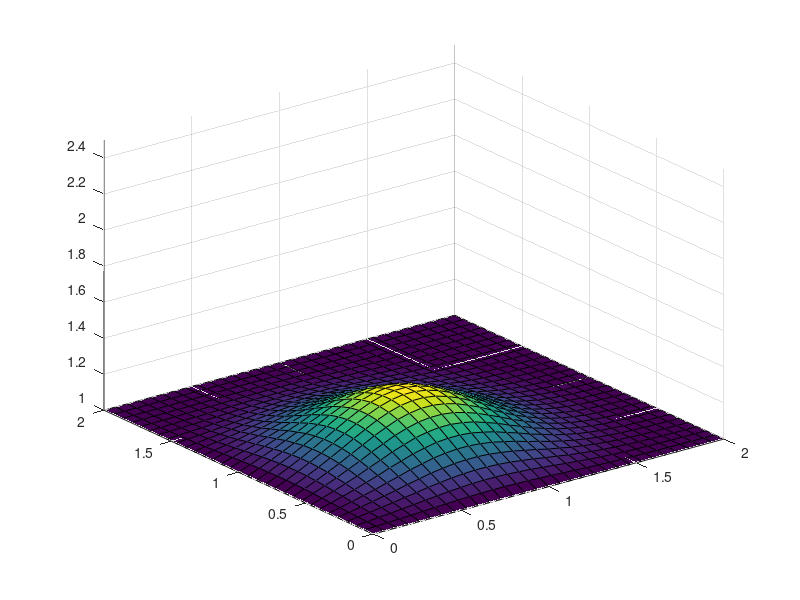

This figure's MATLAB source:
%% --------------- Step seven Lorena A. Barba - CFD -------------------- %%
%        2-D Diffusion - du/dt = vdu^2/dx^2 + vdu^2/dy^2 = 0
clear
clc
close all

% Initialization
nx = 31;                                    % Number of x grid points
ny = 31;                                    % Number of y grid points
nt = 50;                                    % Time
x_lower = 0;                                % x lower boundary
x_upper = 2;                                % x upper boundary
y_lower = 0;                                % y lower boundary
y_upper = 2;                                % y upper boundary
dx = (x_upper-x_lower)/(nx-1);              % x step size
dy = (y_upper-y_lower)/(ny-1);              % y step size
sigma = 0.25;                               % stabilty constant
vis = 0.05;                                 
dt = sigma*dx*dy/vis;                       % time step size

% Grid Generation
x = linspace(x_lower,x_upper,nx);           % x grid points
y = linspace(y_lower,y_upper,ny);           % y grid points
[X,Y] = meshgrid(x,y);                      % grid space

% Initial Conditions
u = ones(nx,ny);
un =ones(nx,ny);
for i = 1:nx
    for j = 1:ny
        if x(i) >= 0.5 && x(i) <= 1
            if y(j) >= 0.5 && y(j) <= 1
                u(i,j) = 2;
            end
        end
    end
end

% Main Loop
for t = 1:nt
    un = u;
    for i = 2:nx-1
        for j = 2:ny-1
            u(i,j) = un(i,j)+vis*(dt/dx^2)*(un(i+1,j)-2*un(i,j)+un(i-1,j))...
                +vis*(dt/dy^2)*(un(i,j+1)-2*un(i,j)+un(i,j-1));
        end
    end
    pause(0.1)
    surf(X,Y,u(:,:))
    axis([0 2 0 2 1 2.5])
end

